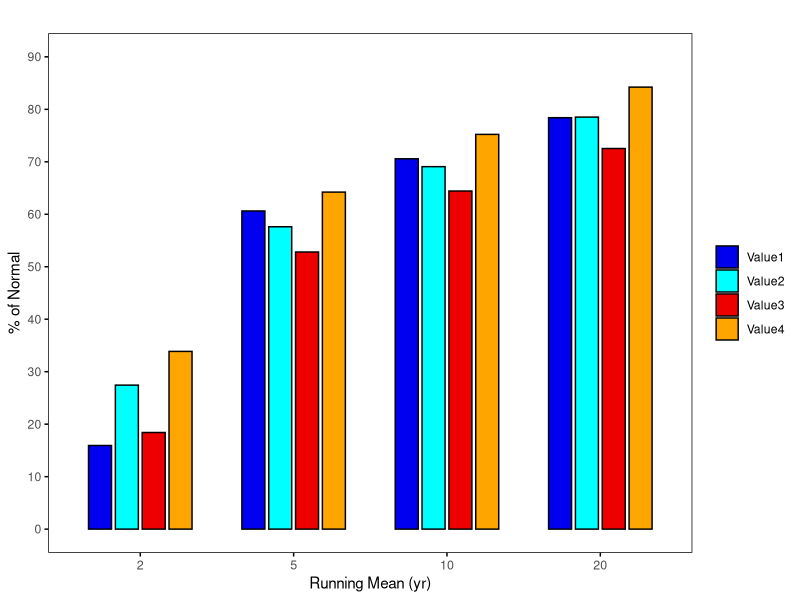
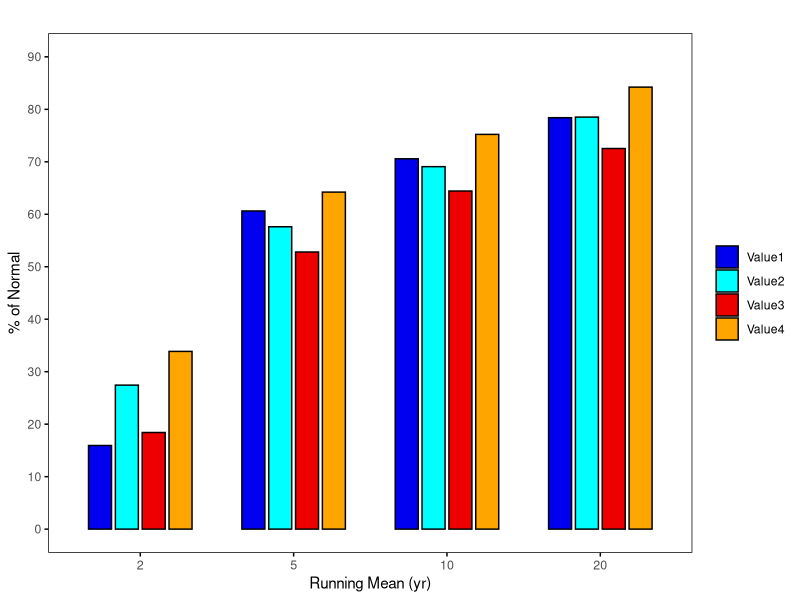

These charts were generated, in order, by the following R code:
# Create a data frame with the given data
data <- data.frame(
  Category = 1:4,
  Value1 = c(15.935, 60.629, 70.573, 78.404),
  Value2 = c(27.441, 57.617, 69.072, 78.518),
  Value3 = c(18.414, 52.808, 64.429, 72.531),
  Value4 = c(33.867, 64.223, 75.221, 84.231)
)

# Load the necessary library
library(ggplot2)

# Reshape the data to long format
data_long <- tidyr::gather(data, Key, Value, -Category)

# Create the bar chart
ggplot(data_long, aes(x = as.factor(Category), y = Value, fill = Key)) +
  geom_bar(stat = "identity", position = position_dodge(width = 0.7), width = 0.6, color = "black") +
  labs(title = "", x = "Running Mean (yr)", y = "% of Normal") +
  scale_fill_manual(values = c("Value1" = "blue2", "Value2" = "cyan", "Value3" = "red2", "Value4" = "orange")) +
  scale_x_discrete(labels = c("2", "5", "10", "20")) +
  scale_y_continuous(limits = c(0, 90), breaks = seq(0, 90, 10)) +
  labs(fill = NULL) +  # Remove legend title
  theme_minimal() +
  theme(
    legend.position = "right",
    panel.background = element_rect(fill = "white"),
    axis.text.x = element_text(size = 9, face = "plain"),
    axis.ticks = element_line(color = "black", size = .5),
    panel.grid = element_blank()
  )

# Save the plot as a PNG file
ggsave("bar_chart02.png", width = 8, height = 6, dpi = 300, bg = "white")
